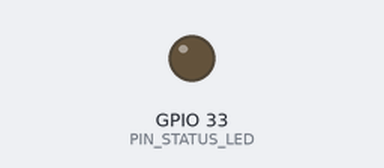
Recording of a sketch running on a simulated ESP32. Shown: output pins drawn as LEDs (lit = HIGH). WiFi joins after 1.5 s; servers stay silent unless stated; the local clock reads 2024-03-15 10:24:30 at power-on unless the sketch sets it; no MQTT or app messages arrive unless stated.

Above: at 0.1 s.
At 1.6 s:
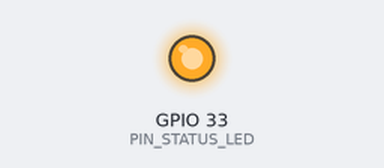
Timing chart, 0 to 3.1 s (numbered marks = the images above):
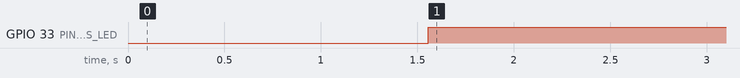

Measured:
- by itself, GPIO 33 (PIN_STATUS_LED): LOW → HIGH at 1.6 s

The sketch:

zone_node.ino
```cpp
// zone_node.ino - ESP32 zone node, data contract v1.1 (docs/data_contract.md)
//
// STUB. Not compiled and not run on hardware. Every sensor read returns a fixed
// value; the comment on each read names the part and library it will use. What this
// sketch does show is that the contract is implementable on the node: the same
// topics, the same JSON fields, the same LWT (no "ts"), the same status message.
// The backend requires no changes when this replaces simulator/publisher.py.
//
// Board: ESP32 DevKit V1 (WROOM-32). Pin assignments are in firmware/README.md.
//
// Pin rules for this board:
//   - Analog inputs on ADC1 only. ADC2 cannot be read while Wi-Fi is active.
//   - Never use GPIO6-11 (SPI flash) or the strapping pins GPIO0/2/12/15.
//
// Libraries: PubSubClient, ArduinoJson (v7), Adafruit_SHT31, OneWire,
// DallasTemperature, MH-Z19, PMS, RTClib, SD, NimBLE-Arduino.

#include <WiFi.h>
#include <PubSubClient.h>
#include <ArduinoJson.h>
#include <Wire.h>
#include <RTClib.h>
// #include <Adafruit_SHT31.h>      // temp / RH
// #include <OneWire.h>             // globe probe
// #include <DallasTemperature.h>
// #include <MHZ19.h>               // CO2
// #include <PMS.h>                 // PM2.5 / PM10
// #include <SD.h>                  // microSD buffer
// #include <NimBLEDevice.h>        // worker tag scan

// ---------------------------------------------------------------- identity
// One sketch per zone: change these two lines per node. Client ID = device ID (contract 1).
#define ZONE_ID   "Z4"
#define DEVICE_ID "ZN-Z4"
#define FIRMWARE  "zn-0.1.0"
#define SCHEMA_VERSION "1.1"

// Placeholders only. Never commit real credentials.
const char* WIFI_SSID = "CHANGE_ME";
const char* WIFI_PASS = "CHANGE_ME";
const char* MQTT_HOST = "192.168.1.10";   // laptop running Mosquitto
const uint16_t MQTT_PORT = 1883;

// ---------------------------------------------------------------- pins
#define PIN_SOUND      34   // SEN0232 analog out, ADC1_CH6 (input-only pin)
#define PIN_PMS_RX     16   // UART2 <- PMS7003 TX
#define PIN_PMS_TX     17   // UART2 -> PMS7003 RX
#define PIN_CO2_RX     27   // UART1 <- MH-Z19C TX
#define PIN_CO2_TX     14   // UART1 -> MH-Z19C RX
#define PIN_I2C_SDA    21   // SHT31 0x44, DS3231 0x68, SSD1306 0x3C
#define PIN_I2C_SCL    22
#define PIN_ONEWIRE     4   // DS18B20 in black globe, 4.7 kOhm pull-up
#define PIN_SD_CS       5   // microSD on VSPI: MOSI 23, MISO 19, SCK 18
#define PIN_BUZZER     13
#define PIN_STATUS_LED 33

// ---------------------------------------------------------------- rates (contract 2)
const uint32_t ENV_PERIOD_MS = 10000;   // textile/zone/{zone_id}/env, 1 msg / 10 s
const uint32_t BLE_PERIOD_MS = 30000;   // textile/zone/{zone_id}/ble, 1 msg / 30 s
const uint8_t  BLE_SCAN_WINDOW_S = 30;

// ---------------------------------------------------------------- topics (contract 2)
const char* TOPIC_ENV    = "textile/zone/" ZONE_ID "/env";
const char* TOPIC_BLE    = "textile/zone/" ZONE_ID "/ble";
const char* TOPIC_STATUS = "textile/status/" DEVICE_ID;

// LWT (contract 1, 3): retained, and deliberately WITHOUT "ts". It is registered at
// connect time and cannot know when the disconnect will happen; the backend stores
// it with ts NULL plus its own received_ts.
const char* LWT_PAYLOAD =
    "{\"schema_version\":\"" SCHEMA_VERSION "\",\"device_id\":\"" DEVICE_ID "\",\"online\":false}";

WiFiClient wifi;
PubSubClient mqtt(wifi);
RTC_DS3231 rtc;

uint32_t lastEnvMs = 0;
uint32_t lastBleMs = 0;
uint32_t lastReconnectMs = 0;
const uint32_t RECONNECT_PERIOD_MS = 5000;
uint32_t bufferedRecords = 0;   // records on microSD awaiting upload (contract 9)

// ---------------------------------------------------------------- timestamp
// ts is UTC ISO-8601 with Z, from the DS3231. The RTC is the authority for ts
// (contract 3) and is set to UTC once, at commissioning - never to local time.
void isoTimestamp(char* out, size_t len) {
  DateTime now = rtc.now();
  snprintf(out, len, "%04d-%02d-%02dT%02d:%02d:%02dZ",
           now.year(), now.month(), now.day(), now.hour(), now.minute(), now.second());
}

// ---------------------------------------------------------------- sensor stubs
// Each returns a FIXED value. Replace the body, keep the signature. A failed read
// sets its flag to "error" or "stale" and the field is published as null (contract 4).

struct Reading {
  float value;
  const char* flag;   // "ok", "stale", "error", "uncalibrated", "needs_clean"
};

// DFRobot Gravity SEN0232, analogRead(PIN_SOUND). Output 0.6-2.6 V for 30-130 dBA,
// i.e. dBA = volts * 50. The ESP32 ADC is non-linear: calibration against the
// handheld sound-level meter is mandatory before any reading is used.
// noise_dba is L_Aeq over the 10 s interval: energy-average the samples,
// 10*log10(mean(10^(L/10))), never an arithmetic mean of dB.
Reading readNoiseLaeq() { return {96.4f, "ok"}; }
Reading readNoisePeak() { return {103.1f, "ok"}; }   // max sample in the interval

// Plantower PMS7003 on UART2 (PMS library). Raw, UNCORRECTED values: humidity
// correction is done in the backend (exposure/dust.py), never on the device.
// Needs a 5 V supply (3.3 V logic), ~100 mA peak.
Reading readPm25() { return {118.2f, "ok"}; }
Reading readPm10() { return {240.7f, "ok"}; }

// Sensirion SHT31 at 0x44 on I2C (Adafruit_SHT31).
Reading readTempC() { return {33.8f, "ok"}; }
Reading readRhPct() { return {72.5f, "ok"}; }

// DS18B20 inside a black globe on 1-Wire GPIO4 (OneWire + DallasTemperature).
Reading readGlobeC() { return {36.2f, "ok"}; }

// Winsen MH-Z19C on UART1 (MH-Z19 library). 5 V supply, ~150 mA peak.
// Use a proper 5 V adapter for the node, not laptop USB.
Reading readCo2Ppm() { return {980.0f, "ok"}; }

// ---------------------------------------------------------------- JSON helpers
// Publish the value rounded to one decimal, or null when the sensor is not ok.
void setField(JsonDocument& doc, const char* key, const Reading& r) {
  if (strcmp(r.flag, "ok") == 0) {
    doc[key] = serialized(String(r.value, 1));
  } else {
    doc[key] = nullptr;
  }
}

// ---------------------------------------------------------------- microSD buffer (stub)
// Contract 11: when the broker is unreachable, append each record to microSD and
// replay it on reconnect with its ORIGINAL ts. The backend deduplicates on
// (device_id, ts, topic) and never assumes arrival order.
void bufferToSd(const char* topic, const char* payload) {
  // File f = SD.open("/buffer.jsonl", FILE_APPEND);
  // f.print(topic); f.print('\t'); f.println(payload);   // one record per line
  // f.close();
  bufferedRecords++;
}

void replaySdBuffer() {
  // File f = SD.open("/buffer.jsonl", FILE_READ);
  // while (f.available()) {
  //   String line = f.readStringUntil('\n');
  //   int tab = line.indexOf('\t');
  //   mqtt.publish(line.substring(0, tab).c_str(), line.substring(tab + 1).c_str());
  //   bufferedRecords--;
  // }
  // f.close();
  // SD.remove("/buffer.jsonl");
}

void publishOrBuffer(const char* topic, const char* payload) {
  if (mqtt.connected() && mqtt.publish(topic, payload, false)) {
    return;
  }
  bufferToSd(topic, payload);
}

// ---------------------------------------------------------------- messages
// Contract 9: retained birth message, WITH ts.
void publishBirth() {
  JsonDocument doc;
  char ts[24];
  isoTimestamp(ts, sizeof(ts));
  doc["schema_version"] = SCHEMA_VERSION;
  doc["device_id"] = DEVICE_ID;
  doc["ts"] = ts;
  doc["online"] = true;
  doc["firmware"] = FIRMWARE;
  doc["uptime_s"] = (uint32_t)(millis() / 1000);
  doc["buffered_records"] = bufferedRecords;
  char out[256];
  serializeJson(doc, out, sizeof(out));
  mqtt.publish(TOPIC_STATUS, out, true);   // retained
}

// Contract 4: zone environmental telemetry.
void publishEnv() {
  Reading noise = readNoiseLaeq(), peak = readNoisePeak();
  Reading pm25 = readPm25(), pm10 = readPm10();
  Reading temp = readTempC(), rh = readRhPct();
  Reading globe = readGlobeC(), co2 = readCo2Ppm();

  JsonDocument doc;
  char ts[24];
  isoTimestamp(ts, sizeof(ts));
  doc["schema_version"] = SCHEMA_VERSION;
  doc["device_id"] = DEVICE_ID;
  doc["ts"] = ts;
  doc["zone_id"] = ZONE_ID;
  setField(doc, "noise_dba", noise);
  setField(doc, "noise_peak_dba", peak);
  setField(doc, "pm25_ugm3", pm25);
  setField(doc, "pm10_ugm3", pm10);
  setField(doc, "temp_c", temp);
  setField(doc, "rh_pct", rh);
  setField(doc, "globe_temp_c", globe);
  if (strcmp(co2.flag, "ok") == 0) {
    doc["co2_ppm"] = (int)lroundf(co2.value);   // integer field
  } else {
    doc["co2_ppm"] = nullptr;
  }

  JsonObject flags = doc["sensor_flags"].to<JsonObject>();
  flags["noise"] = noise.flag;   // one flag covers noise_dba and noise_peak_dba
  flags["pm"] = pm25.flag;
  flags["temp_rh"] = temp.flag;
  flags["globe"] = globe.flag;
  flags["co2"] = co2.flag;

  char out[512];
  serializeJson(doc, out, sizeof(out));
  publishOrBuffer(TOPIC_ENV, out);
}

// Contract 5: every worker tag seen in the scan window, with RSSI. Zone assignment
// is a backend decision; the node only reports what it hears.
void publishBle() {
  JsonDocument doc;
  char ts[24];
  isoTimestamp(ts, sizeof(ts));
  doc["schema_version"] = SCHEMA_VERSION;
  doc["device_id"] = DEVICE_ID;
  doc["ts"] = ts;
  doc["zone_id"] = ZONE_ID;
  doc["scan_window_s"] = BLE_SCAN_WINDOW_S;
  JsonArray tags = doc["tags"].to<JsonArray>();   // an empty array is valid

  // STUB. Real path (NimBLE-Arduino): passive scan for BLE_SCAN_WINDOW_S, keep
  // advertisements whose name matches "BLE-nnnn", and per tag record the mean
  // RSSI (int dBm) and the number of advertisements seen.
  JsonObject tag = tags.add<JsonObject>();
  tag["tag_id"] = "BLE-0007";
  tag["rssi_dbm"] = -58;
  tag["seen_count"] = 11;

  char out[1024];
  serializeJson(doc, out, sizeof(out));
  publishOrBuffer(TOPIC_BLE, out);
}

// ---------------------------------------------------------------- connection
void connectWifi() {
  WiFi.mode(WIFI_STA);
  WiFi.begin(WIFI_SSID, WIFI_PASS);
  while (WiFi.status() != WL_CONNECTED) {
    delay(500);
  }
}

// Note: PubSubClient publishes at QoS 0 only, while the contract asks for QoS 1 on
// telemetry. Either swap to a QoS 1 client or accept QoS 0 with the microSD buffer
// as the delivery guarantee - an open decision, see firmware/README.md.
bool connectMqtt() {
  // connect(clientId, willTopic, willQos, willRetain, willMessage)
  if (!mqtt.connect(DEVICE_ID, TOPIC_STATUS, 1, true, LWT_PAYLOAD)) {
    return false;
  }
  publishBirth();
  replaySdBuffer();
  publishBirth();   // second birth reports buffered_records after the replay
  return true;
}

// ---------------------------------------------------------------- main
void setup() {
  Serial.begin(115200);
  pinMode(PIN_STATUS_LED, OUTPUT);
  Wire.begin(PIN_I2C_SDA, PIN_I2C_SCL);
  rtc.begin();
  // Serial2.begin(9600, SERIAL_8N1, PIN_PMS_RX, PIN_PMS_TX);   // PMS7003
  // Serial1.begin(9600, SERIAL_8N1, PIN_CO2_RX, PIN_CO2_TX);   // MH-Z19C
  // SD.begin(PIN_SD_CS);
  // NimBLEDevice::init("");

  connectWifi();
  mqtt.setServer(MQTT_HOST, MQTT_PORT);
  mqtt.setBufferSize(1024);   // default 256 B is smaller than one env payload
  connectMqtt();
}

void loop() {
  if (!mqtt.connected()) {
    digitalWrite(PIN_STATUS_LED, LOW);
    // Never block here: sampling and microSD buffering must continue offline.
    if (millis() - lastReconnectMs >= RECONNECT_PERIOD_MS) {
      lastReconnectMs = millis();
      if (WiFi.status() != WL_CONNECTED) {
        WiFi.reconnect();
      } else {
        connectMqtt();
      }
    }
  } else {
    digitalWrite(PIN_STATUS_LED, HIGH);
  }
  mqtt.loop();

  uint32_t now = millis();
  if (now - lastEnvMs >= ENV_PERIOD_MS) {
    lastEnvMs = now;
    publishEnv();
  }
  if (now - lastBleMs >= BLE_PERIOD_MS) {
    lastBleMs = now;
    publishBle();
  }
}
```
